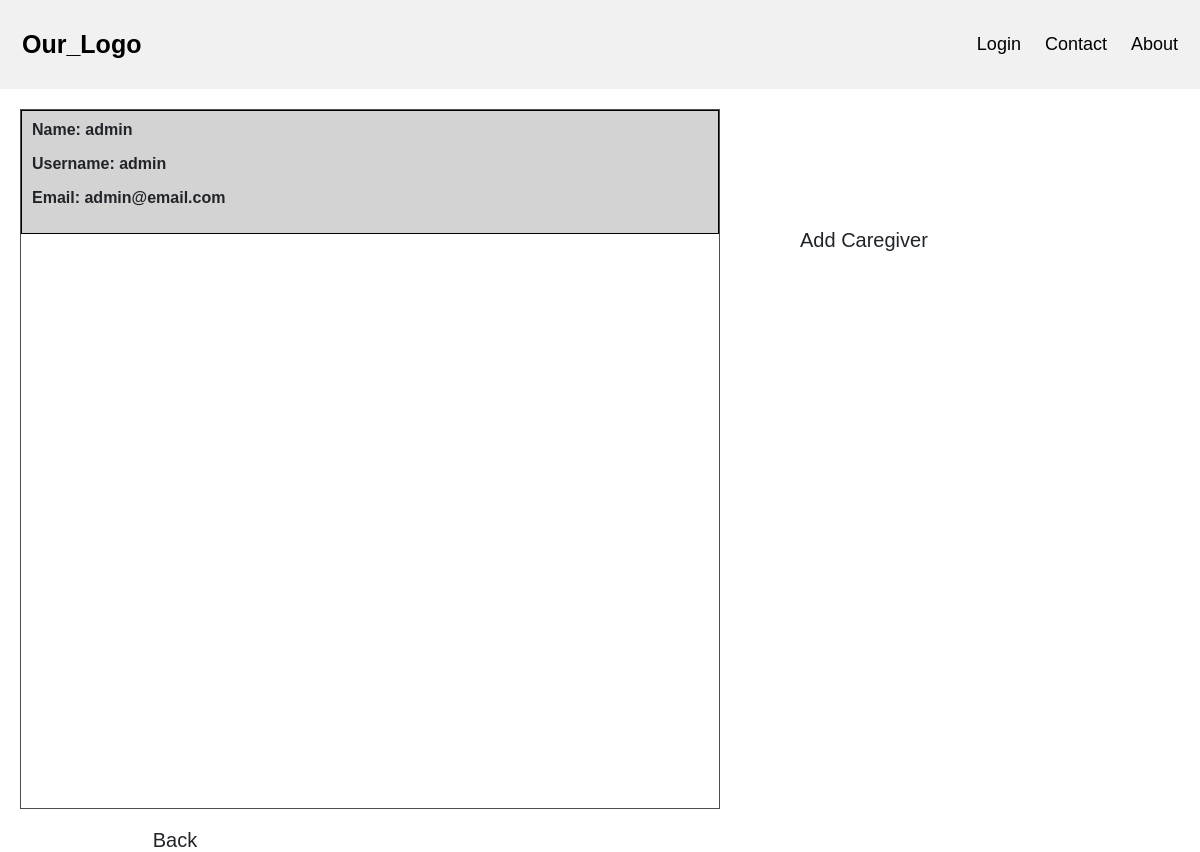
/caregiver/caregiver-select.php, run on the app's committed database.
### tables this page shows
CREATE TABLE `accounts` (
  `name` varchar(120) NOT NULL,
  `username` varchar(30) NOT NULL,
  `email` varchar(50) NOT NULL,
  `password` varchar(128) NOT NULL,
  `caregiver` int(1) NOT NULL DEFAULT 0
);

### caregiver/caregiver-select.php (the view, shortened to what this page needs)
<?php
    require '../includes/header.php';
    require_once '../includes/dbhandler.php';
?>
<!DOCTYPE html>
<html lang="en">
<head>
    <link rel="stylesheet" type="text/css"
        href="https://stackpath.bootstrapcdn.com/bootstrap/4.5.2/css/bootstrap.min.css">
</head>
<body>
    <div class="wrapper">
        <div class="caregivers">
            <?php
                $sql = "SELECT name,username,email FROM accounts WHERE caregiver=1";
                $result = mysqli_query($conn,$sql);
                while ($row = mysqli_fetch_array($result)) {
                    echo '<div class="caregiver-info" ondblclick="redirect('.htmlspecialchars($row["name"]).','.htmlspecialchars($row["username"]).','.htmlspecialchars($row["name"]).')">
                            <div class="form-group">
                                <p>Name: '.htmlspecialchars($row["name"]).'</p>
                            </div>
                            <div class="form-group">
                                <p>Username: '.htmlspecialchars($row["username"]).'</p>
                            </div>
                            <div class="form-group">
                                <p>Email: '.htmlspecialchars($row["email"]).'</p>
                            </div>
                        </div>';
                }
            ?>
        </div>
    </div>
    <div class="caregiver-options">
        <div class="form-group">
            <a href="/caregiver/add-caregiver.php">Add Caregiver</a>
        </div>
    </div>
    <div class="back">
        <a href="/caregiver/caregiver-information.php">Back</a>
    </div>
</body>
</html>

### caregiver/caregiver-select.php (style rules this page uses)
body { font: 20px sans-serif; }
div.caregivers { height: 700px; width: 700px; border: 1px solid #4e4e4e; font: 16px Arial, Serif; overflow: auto; margin: 20px; float: left; }
div.caregiver-options { margin-left: 65%; margin-top: 10%; width: 300px; padding: 20px; }
div.caregiver-info { background-color: lightgray; border: 3px black; font-weight: bold; padding: 10px; border: 1px solid black; }
a { color: inherit; text-decoration: none; }
.back { width: 150px; margin-left: 100px; margin-top: 435px; text-align: center; }

### data on the page
accounts: name "admin", username "admin", email "admin@email.com"
